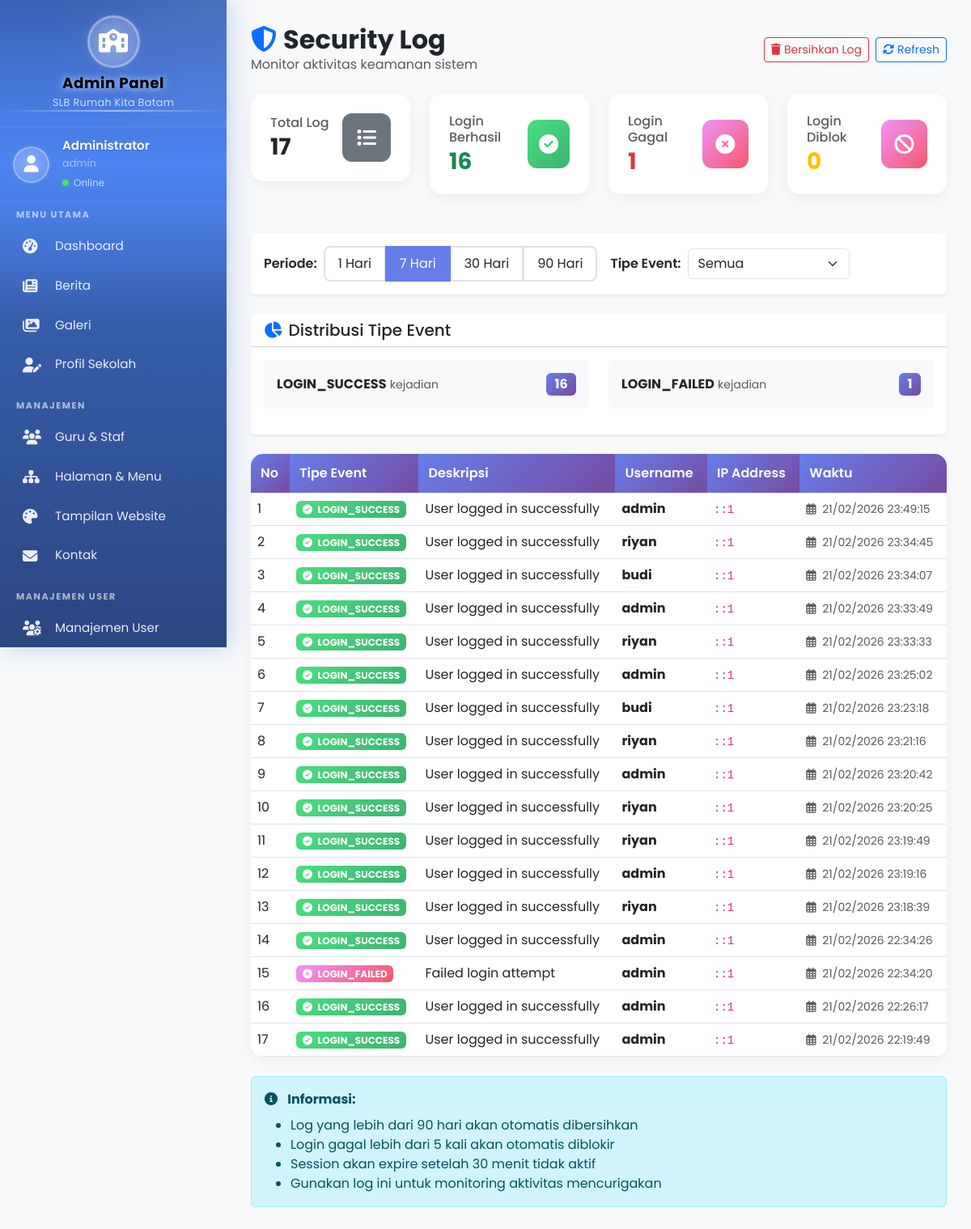
/admin/security_log.php (signed in), run on the app's committed database.
### tables this page shows
CREATE TABLE `security_logs` (
  `id` int(11) NOT NULL,
  `event_type` varchar(50) NOT NULL,
  `description` text NOT NULL,
  `username` varchar(100) DEFAULT NULL,
  `ip_address` varchar(45) NOT NULL,
  `event_time` datetime NOT NULL,
  `user_agent` varchar(255) DEFAULT NULL
);

### config/database.php (called while the page is built, shortened)
<?php
$is_localhost = ($_SERVER['SERVER_NAME'] == 'localhost' ||
                 $_SERVER['SERVER_NAME'] == '127.0.0.1' ||
                 strpos($_SERVER['SERVER_NAME'], '.local') !== false ||
                 strpos($_SERVER['HTTP_HOST'], 'localhost') !== false ||
                 strpos($_SERVER['HTTP_HOST'], '127.0.0.1') !== false);
try {
    $pdo = new PDO("mysql:host=" . DB_HOST . ";dbname=" . DB_NAME, DB_USER, DB_PASS);
    $pdo->setAttribute(PDO::ATTR_ERRMODE, PDO::ERRMODE_EXCEPTION);
    $pdo->setAttribute(PDO::ATTR_DEFAULT_FETCH_MODE, PDO::FETCH_ASSOC);
} catch(PDOException $e) {
    if ($is_localhost) {
        die("<strong>Koneksi Database Gagal!</strong><br>
             Error: " . $e->getMessage() . "<br>
             Pastikan konfigurasi database di <code>config/database.php</code> sudah benar.");
    } else {
        die("Terjadi kesalahan koneksi database. Silakan hubungi administrator.");
    }
}
function query($sql, $params = []) {
    global $pdo;
    $stmt = $pdo->prepare($sql);
    $stmt->execute($params);
    return $stmt;
}
function fetchAll($sql, $params = []) {
    $stmt = query($sql, $params);
    return $stmt->fetchAll();
}
function fetchOne($sql, $params = []) {
    $stmt = query($sql, $params);
    return $stmt->fetch();
}
?>

### admin/security_log.php (the view, shortened to what this page needs)
<?php
require_once '../config/database.php';
$event_type = $_GET['event_type'] ?? '';
$days = $_GET['days'] ?? '7';
$where = "WHERE event_time >= DATE_SUB(NOW(), INTERVAL ? DAY)";
$params = [$days];
$logs = fetchAll("SELECT * FROM security_logs $where ORDER BY event_time DESC LIMIT 100", $params);
$stats = fetchOne("
    SELECT
        COUNT(*) as total_logs,
        SUM(CASE WHEN event_type = 'LOGIN_SUCCESS' THEN 1 ELSE 0 END) as successful_logins,
        SUM(CASE WHEN event_type = 'LOGIN_FAILED' THEN 1 ELSE 0 END) as failed_logins,
        SUM(CASE WHEN event_type = 'LOGIN_BLOCKED' THEN 1 ELSE 0 END) as blocked_logins
    FROM security_logs
    WHERE event_time >= DATE_SUB(NOW(), INTERVAL ? DAY)
", [$days]);
$event_counts = fetchAll("
    SELECT event_type, COUNT(*) as count
    FROM security_logs
    WHERE event_time >= DATE_SUB(NOW(), INTERVAL ? DAY)
    GROUP BY event_type
    ORDER BY count DESC
", [$days]);
?>
<!DOCTYPE html>
<html lang="id">
<head>
    <link href="https://cdn.jsdelivr.net/npm/bootstrap@5.3.0/dist/css/bootstrap.min.css" rel="stylesheet">
    <link href="https://cdnjs.cloudflare.com/ajax/libs/font-awesome/6.4.0/css/all.min.css" rel="stylesheet">
</head>
<body>
    <?php require_once 'includes/sidebar.php'; ?>
    <div class="main-content">
        <div class="d-flex justify-content-between align-items-center mb-4">
            <div>
                <h2 class="fw-bold mb-0"><i class="fas fa-shield-alt text-primary me-2"></i>Security Log</h2>
                <p class="text-muted mb-0">Monitor aktivitas keamanan sistem</p>
            </div>
            <div class="d-flex gap-2">
                <button class="btn btn-outline-danger btn-sm" onclick="if(confirm('Apakah Anda yakin ingin membersihkan log lama?')) { window.location.href='security_log.php?action=clean'; }">
                    <i class="fas fa-trash me-1"></i>Bersihkan Log
                </button>
                <button class="btn btn-outline-primary btn-sm" onclick="window.location.reload()">
                    <i class="fas fa-sync-alt me-1"></i>Refresh
                </button>
            </div>
        </div>
        <div class="row mb-4">
            <div class="col-md-3 mb-4">
                <div class="stat-card card p-4">
                    <div class="d-flex align-items-center justify-content-between">
                        <div>
                            <h6 class="text-muted mb-1">Total Log</h6>
                            <h3 class="fw-bold mb-0"><?php echo $stats['total_logs'] ?? 0; ?></h3>
                        </div>
                        <div class="stat-icon bg-secondary text-white">
                            <i class="fas fa-list"></i>
                        </div>
                    </div>
                </div>
            </div>
            <div class="col-md-3 mb-4">
                <div class="stat-card card p-4">
                    <div class="d-flex align-items-center justify-content-between">
                        <div>
                            <h6 class="text-muted mb-1">Login Berhasil</h6>
                            <h3 class="fw-bold mb-0 text-success"><?php echo $stats['successful_logins'] ?? 0; ?></h3>
                        </div>
                        <div class="stat-icon badge-success text-white">
                            <i class="fas fa-check-circle"></i>
                        </div>
                    </div>
                </div>
            </div>
            <div class="col-md-3 mb-4">
                <div class="stat-card card p-4">
                    <div class="d-flex align-items-center justify-content-between">
                        <div>
                            <h6 class="text-muted mb-1">Login Gagal</h6>
                            <h3 class="fw-bold mb-0 text-danger"><?php echo $stats['failed_logins'] ?? 0; ?></h3>
                        </div>
                        <div class="stat-icon badge-danger text-white">
                            <i class="fas fa-times-circle"></i>
                        </div>
                    </div>
                </div>
            </div>
            <div class="col-md-3 mb-4">
                <div class="stat-card card p-4">
                    <div class="d-flex align-items-center justify-content-between">
                        <div>
                            <h6 class="text-muted mb-1">Login Diblok</h6>
                            <h3 class="fw-bold mb-0 text-warning"><?php echo $stats['blocked_logins'] ?? 0; ?></h3>
                        </div>
                        <div class="stat-icon badge-warning text-white">
                            <i class="fas fa-ban"></i>
                        </div>
                    </div>
                </div>
            </div>
        </div>
        <div class="card border-0 shadow-sm mb-4">
            <div class="card-body">
                <div class="d-flex align-items-center gap-3">
                    <div class="d-flex align-items-center gap-2">
                        <label class="mb-0 fw-semibold">Periode:</label>
                        <div class="btn-group">
                            <button class="btn btn-filter <?php echo $days === '1' ? 'active' : ''; ?>" onclick="window.location.href='security_log.php?days=1<?php echo $event_type ? "&event_type=$event_type" : ""; ?>'">1 Hari</button>
                            <button class="btn btn-filter <?php echo $days === '7' ? 'active' : ''; ?>" onclick="window.location.href='security_log.php?days=7<?php echo $event_type ? "&event_type=$event_type" : ""; ?>'">7 Hari</button>
                            <button class="btn btn-filter <?php echo $days === '30' ? 'active' : ''; ?>" onclick="window.location.href='security_log.php?days=30<?php echo $event_type ? "&event_type=$event_type" : ""; ?>'">30 Hari</button>
                            <button class="btn btn-filter <?php echo $days === '90' ? 'active' : ''; ?>" onclick="window.location.href='security_log.php?days=90<?php echo $event_type ? "&event_type=$event_type" : ""; ?>'">90 Hari</button>
                        </div>
                    </div>
                    <div class="d-flex align-items-center gap-2">
                        <label class="mb-0 fw-semibold">Tipe Event:</label>
                        <select class="form-select" style="width: 200px;" onchange="window.location.href='security_log.php?days=<?php echo $days; ?>&event_type=' + this.value">
                            <option value="">Semua</option>
                        </select>
                    </div>
                </div>
            </div>
        </div>
        <div class="card border-0 shadow-sm mb-4">
            <div class="card-header bg-white">
                <h5 class="mb-0"><i class="fas fa-chart-pie text-primary me-2"></i>Distribusi Tipe Event</h5>
            </div>
            <div class="card-body">
                <?php if ($event_counts): ?>
                    <div class="row">
                        <?php foreach ($event_counts as $count): ?>
                            <div class="col-md-6 mb-3">
                                <div class="d-flex align-items-center justify-content-between p-3 bg-light rounded">
                                    <div>
                                        <strong><?php echo htmlspecialchars($count['event_type']); ?></strong>
                                        <small class="text-muted">kejadian</small>
                                    </div>
                                    <span class="badge badge-secondary text-white fs-6"><?php echo $count['count']; ?></span>
                                </div>
                            </div>
                        <?php endforeach; ?>
                    </div>
                <?php else: ?>
                    <p class="text-muted text-center">Belum ada data log untuk periode ini</p>
                <?php endif; ?>
            </div>
        </div>
        <div class="log-table">
            <div class="table-responsive">
                <table class="table table-hover mb-0">
                    <thead>
                        <tr>
                            <th>No</th>
                            <th>Tipe Event</th>
                            <th>Deskripsi</th>
                            <th>Username</th>
                            <th>IP Address</th>
                            <th>Waktu</th>
                        </tr>
                    </thead>
                    <tbody>
                        <?php
                        if ($logs):
                            $no = 1;
                            foreach ($logs as $log):
                                $badgeClass = 'badge-secondary';
                                $icon = 'fa-info-circle';
                                if ($log['event_type'] === 'LOGIN_SUCCESS') {
                                    $badgeClass = 'badge-success';
                                    $icon = 'fa-check-circle';
                                } elseif ($log['event_type'] === 'LOGIN_FAILED') {
                                    $badgeClass = 'badge-danger';
                                    $icon = 'fa-times-circle';
                                } elseif ($log['event_type'] === 'LOGIN_BLOCKED') {
                                    $badgeClass = 'badge-warning';
                                    $icon = 'fa-ban';
                                } elseif ($log['event_type'] === 'CUSTOM_EVENT') {
                                    $badgeClass = 'badge-info';
                                    $icon = 'fa-info-circle';
                                }
                        ?>
                        <tr>
                            <td><?php echo $no++; ?></td>
                            <td>
                                <span class="badge <?php echo $badgeClass; ?> text-white">
                                    <i class="fas <?php echo $icon; ?> me-1"></i>
                                    <?php echo htmlspecialchars($log['event_type']); ?>
                                </span>
                            </td>
                            <td><?php echo htmlspecialchars($log['description']); ?></td>
                            <td>
                                <?php if ($log['username'] === 'anonymous'): ?>
                                    <span class="text-muted">-</span>
                                <?php else: ?>
                                    <strong><?php echo htmlspecialchars($log['username']); ?></strong>
                                <?php endif; ?>
                            </td>
                            <td><code><?php echo htmlspecialchars($log['ip_address']); ?></code></td>
                            <td>
                                <small class="text-muted">
                                    <i class="far fa-calendar-alt me-1"></i>
                                    <?php echo date('d/m/Y H:i:s', strtotime($log['event_time'])); ?>
                                </small>
                            </td>
                        </tr>
                        <?php
                            endforeach;
                        endif; ?>
                    </tbody>
                </table>
            </div>
        </div>
        <div class="alert alert-info mt-4">
            <i class="fas fa-info-circle me-2"></i>
            <strong>Informasi:</strong>
            <ul class="mb-0 mt-2">
                <li>Log yang lebih dari 90 hari akan otomatis dibersihkan</li>
                <li>Login gagal lebih dari 5 kali akan otomatis diblokir</li>
                <li>Session akan expire setelah 30 menit tidak aktif</li>
                <li>Gunakan log ini untuk monitoring aktivitas mencurigakan</li>
            </ul>
        </div>
    </div>
</body>
</html>

### admin/security_log.php (style rules this page uses)
body { font-family: 'Poppins', sans-serif; background-color: #f8f9fa; }
.stat-card { border-radius: 15px; border: none; box-shadow: 0 4px 15px rgba(0, 0, 0, 0.05); transition: all 0.3s; }
.stat-icon { width: 60px; height: 60px; border-radius: 12px; display: flex; align-items: center; justify-content: center; font-size: 1.5rem; }
.log-table { background: white; border-radius: 15px; overflow: hidden; box-shadow: 0 4px 15px rgba(0, 0, 0, 0.05); }
.log-table thead th { background: linear-gradient(135deg, #667eea 0%, #764ba2 100%); color: white; font-weight: 600; border: none; padding: 12px; }
.badge-success { background: linear-gradient(135deg, #4ade80 0%, #3cb371 100%); }
.badge-danger { background: linear-gradient(135deg, #f093fb 0%, #f5576c 100%); }
.badge-warning { background: linear-gradient(135deg, #f093fb 0%, #f5576c 100%); }
.badge-secondary { background: linear-gradient(135deg, #667eea 0%, #764ba2 100%); }
.btn-filter { border-radius: 8px; border: 2px solid #dee2e6; padding: 8px 16px; transition: all 0.3s; }
.btn-filter.active { background-color: #667eea; border-color: #667eea; color: white; }

### data on the page
security_logs: event_type "LOGIN_SUCCESS", description "User logged in successfully", username "admin", ip_address "::1", event_time "21/02/2026 23:49:15"
security_logs: event_type "LOGIN_SUCCESS", description "User logged in successfully", username "riyan", ip_address "::1", event_time "21/02/2026 23:34:45"
security_logs: event_type "LOGIN_SUCCESS", description "User logged in successfully", username "budi", ip_address "::1", event_time "21/02/2026 23:34:07"
security_logs: event_type "LOGIN_SUCCESS", description "User logged in successfully", username "admin", ip_address "::1", event_time "21/02/2026 23:33:49"
security_logs: event_type "LOGIN_SUCCESS", description "User logged in successfully", username "riyan", ip_address "::1", event_time "21/02/2026 23:33:33"
security_logs: event_type "LOGIN_SUCCESS", description "User logged in successfully", username "admin", ip_address "::1", event_time "21/02/2026 23:25:02"
security_logs: event_type "LOGIN_SUCCESS", description "User logged in successfully", username "budi", ip_address "::1", event_time "21/02/2026 23:23:18"
security_logs: event_type "LOGIN_SUCCESS", description "User logged in successfully", username "riyan", ip_address "::1", event_time "21/02/2026 23:21:16"
security_logs: event_type "LOGIN_SUCCESS", description "User logged in successfully", username "admin", ip_address "::1", event_time "21/02/2026 23:20:42"
security_logs: event_type "LOGIN_SUCCESS", description "User logged in successfully", username "riyan", ip_address "::1", event_time "21/02/2026 23:20:25"
security_logs: event_type "LOGIN_SUCCESS", description "User logged in successfully", username "riyan", ip_address "::1", event_time "21/02/2026 23:19:49"
security_logs: event_type "LOGIN_SUCCESS", description "User logged in successfully", username "admin", ip_address "::1", event_time "21/02/2026 23:19:16"
security_logs: event_type "LOGIN_SUCCESS", description "User logged in successfully", username "riyan", ip_address "::1", event_time "21/02/2026 23:18:39"
security_logs: event_type "LOGIN_SUCCESS", description "User logged in successfully", username "admin", ip_address "::1", event_time "21/02/2026 22:34:26"
security_logs: event_type "LOGIN_FAILED", description "Failed login attempt", username "admin", ip_address "::1", event_time "21/02/2026 22:34:20"
security_logs: event_type "LOGIN_SUCCESS", description "User logged in successfully", username "admin", ip_address "::1", event_time "21/02/2026 22:26:17"
security_logs: event_type "LOGIN_SUCCESS", description "User logged in successfully", username "admin", ip_address "::1", event_time "21/02/2026 22:19:49"

### other printed values
$_SESSION['nama'] "Administrator"
$_SESSION['username'] "admin"
$stats['total_logs'] "17"
$stats['successful_logins'] "16"
$stats['failed_logins'] "1"
$stats['blocked_logins'] "0"
$count['event_type'] "LOGIN_SUCCESS"
$count['count'] "16"
$count['event_type'] "LOGIN_FAILED"
$count['count'] "1"
